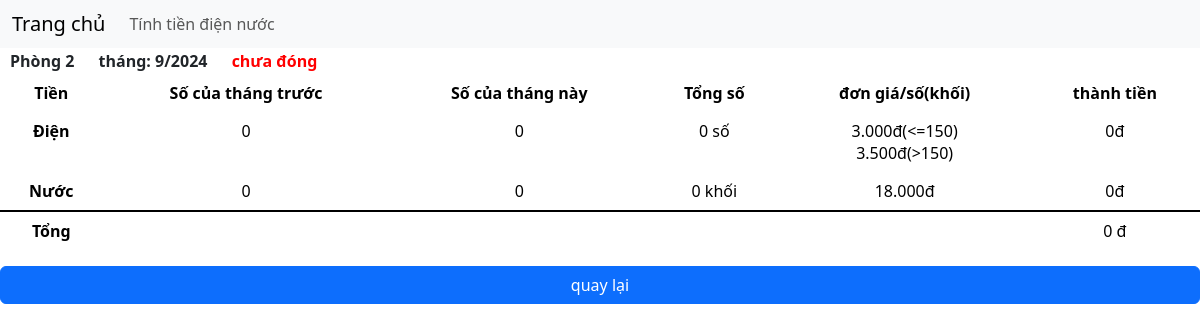
Before: /home/congno/phong/2/9/2024 with the older database file.
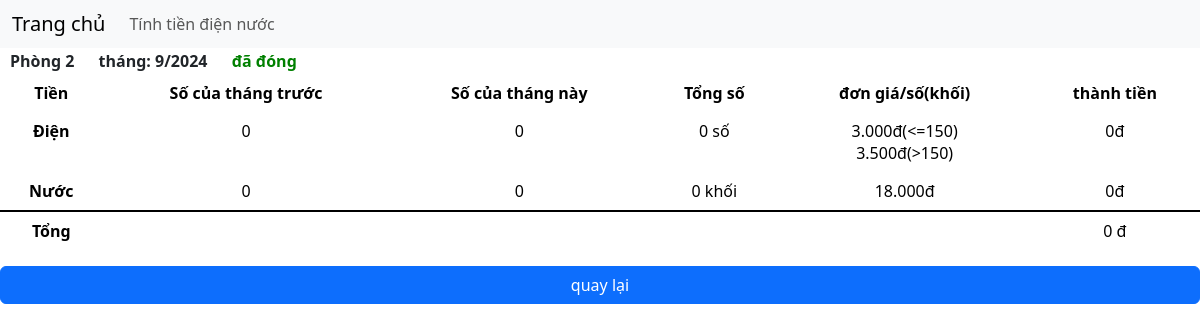
After: the same page with the newer database file.
### myHouse/views.py (the view)
# urls.py: path('home/congno/phong/<int:id>/<str:thang>/<str:nam>', views.congnothangchitiet , name='congnothangchitiet'),
def congnothangchitiet(request, id, thang, nam):
	phong = Phong.objects.get(id=id)
	thangnam = thang + "/" + nam
	congno = Congno.objects.get(phong=phong, thang=thangnam)
	thangtruoc = getthangtruoc(thang, nam)
	congnothangtruoc = Congno.objects.get(phong=phong, thang=thangtruoc)
	tongsodien = congno.sodien - congnothangtruoc.sodien
	tongsonuoc = congno.sonuoc - congnothangtruoc.sonuoc
	tiendiennuoc(congno, congnothangtruoc)
	context = {
		"phong": phong,
		"thangnam": thangnam,
		"congno": congno,
		"congnothangtruoc": congnothangtruoc,
		"tongsodien": tongsodien,
		"tongsonuoc": tongsonuoc,
	}
	return render(request, 'congnothangchitiet.html', context)

### myHouse/models.py (called while the page is built)
	@property
	def tong(self):
		return self.tiennuoc + self.tiendien

### myHouse/views.py (called while the page is built)
def getthangtruoc(thang, nam):
	thangtruoc = 0
	namtruoc = 0
	if thang == "1":
		thangtruoc = 12
		namtruoc = int(nam) - 1
	else:
		thangtruoc = int(thang) - 1
		namtruoc = int(nam)
	return str(thangtruoc) + "/" + str(namtruoc)

def tiendiennuoc(congnothangnay, congnothangtruoc):
	sodien = int(congnothangnay.sodien) - int(congnothangtruoc.sodien)
	print(congnothangnay.sodien)
	print(congnothangtruoc.sodien)
	print(sodien)
	sonuoc = congnothangnay.sonuoc - congnothangtruoc.sonuoc
	congnothangnay.tiennuoc = sonuoc*18000
	if sodien > 150:
		congnothangnay.tiendien = (sodien - 150)*3500 + 150*3000
		print("yes")
	else:
		congnothangnay.tiendien = sodien*3000
	print(congnothangnay.tiendien)
	congnothangnay.save()
	return 0

### myHouse/templates/congnothangchitiet.html (shortened to what this page needs)
{% extends 'index.html' %}
{% block content %}
<div class="phong_name">Phòng {{phong.id}}</div>
<div class="phong_name">tháng: {{thangnam}}</div>
{% if congno.trangthai == True %}
<div class="phong_name" style="color: green">đã đóng</div>
{% else %}
<div class="phong_name" style="color: red">chưa đóng</div>
{% endif %}
<table class="table">
	<thead>
		<tr>
			<th class="text-align-center" scope="col">Tiền</th>
			<th class="text-align-center" scope="col">Số của tháng trước</th>
			<th class="text-align-center" scope="col">Số của tháng này</th>
			<th class="text-align-center" scope="col">Tổng số</th>
			<th class="text-align-center" scope="col">đơn giá/số(khối)</th>
			<th class="text-align-center" scope="col">thành tiền</th>
		</tr>
	</thead>
	<tbody>
		<tr>
			<th class="text-align-center" scope="row">Điện</th>
			<td class="text-align-center">{{congnothangtruoc.sodien}}</td>
			<td class="text-align-center">{{congno.sodien}}</td>
			<td class="text-align-center">{{tongsodien}} số</td>
			<td class="text-align-center"><span>3.000đ(&lt;=150)</span> <br>
				<span>3.500đ(&gt;150)</span>
			</td>
			<td class="text-align-center">{{congno.tiendien}}đ</td>
		</tr>
		<tr>
			<th class="text-align-center" scope="row">Nước</th>
			<td class="text-align-center">{{congnothangtruoc.sonuoc}}</td>
			<td class="text-align-center">{{congno.sonuoc}}</td>
			<td class="text-align-center">{{tongsonuoc}} khối</td>
			<td class="text-align-center">18.000đ</td>
			<td class="text-align-center">{{congno.tiennuoc}}đ</td>
		</tr>
		<tr style="border-top: 2px solid black">
			<th class="text-align-center" scope="row">Tổng</th>
			<td class="text-align-center"></td>
			<td class="text-align-center"></td>
			<td class="text-align-center"></td>
			<td class="text-align-center"></td>
			<td class="text-align-center">{{congno.tong}} đ</td>
		</tr>
	</tbody>
</table>
<div><button class="btn btn-primary more-div" onclick="history.back()">quay lại</button>
</div>
{% endblock %}

Changed rows visible on the page:
changed Congno (number 2 of 2 on the later page): trangthai False → True (drawn)
Other visible differences:
text no longer shown: "chưa đóng"
text now shown: "đã đóng"
